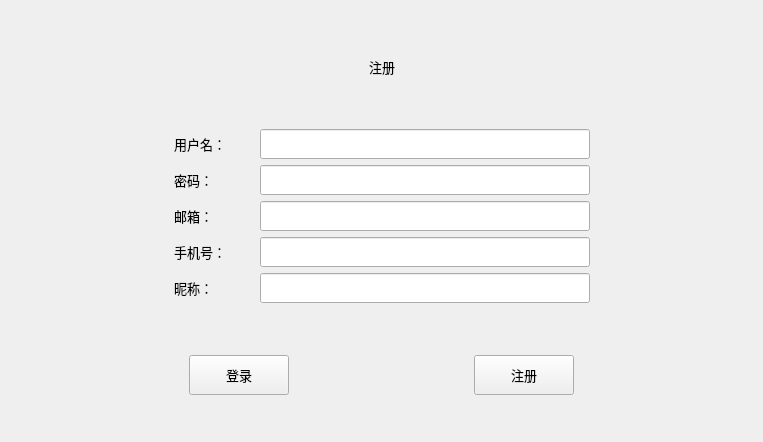
<?xml version="1.0" encoding="UTF-8"?>
<ui version="4.0">
 <class>NewUser</class>
 <widget class="QWidget" name="NewUser">
  <property name="geometry">
   <rect>
    <x>0</x>
    <y>0</y>
    <width>763</width>
    <height>442</height>
   </rect>
  </property>
  <property name="windowTitle">
   <string>Form</string>
  </property>
  <layout class="QGridLayout" name="gridLayout">
   <item row="0" column="0">
    <layout class="QVBoxLayout" name="verticalLayout">
     <item>
      <spacer name="verticalSpacer_3">
       <property name="orientation">
        <enum>Qt::Vertical</enum>
       </property>
       <property name="sizeHint" stdset="0">
        <size>
         <width>20</width>
         <height>17</height>
        </size>
       </property>
      </spacer>
     </item>
     <item>
      <layout class="QHBoxLayout" name="horizontalLayout_4">
       <item>
        <spacer name="horizontalSpacer_8">
         <property name="orientation">
          <enum>Qt::Horizontal</enum>
         </property>
         <property name="sizeHint" stdset="0">
          <size>
           <width>40</width>
           <height>20</height>
          </size>
         </property>
        </spacer>
       </item>
       <item>
        <widget class="QLabel" name="label_3">
         <property name="minimumSize">
          <size>
           <width>80</width>
           <height>30</height>
          </size>
         </property>
         <property name="maximumSize">
          <size>
           <width>80</width>
           <height>30</height>
          </size>
         </property>
         <property name="font">
          <font>
           <family>微软雅黑</family>
           <pointsize>10</pointsize>
           <weight>50</weight>
           <bold>false</bold>
          </font>
         </property>
         <property name="text">
          <string>注册</string>
         </property>
         <property name="alignment">
          <set>Qt::AlignCenter</set>
         </property>
        </widget>
       </item>
       <item>
        <spacer name="horizontalSpacer_9">
         <property name="orientation">
          <enum>Qt::Horizontal</enum>
         </property>
         <property name="sizeHint" stdset="0">
          <size>
           <width>40</width>
           <height>20</height>
          </size>
         </property>
        </spacer>
       </item>
      </layout>
     </item>
     <item>
      <spacer name="verticalSpacer_4">
       <property name="orientation">
        <enum>Qt::Vertical</enum>
       </property>
       <property name="sizeHint" stdset="0">
        <size>
         <width>20</width>
         <height>17</height>
        </size>
       </property>
      </spacer>
     </item>
     <item>
      <layout class="QHBoxLayout" name="horizontalLayout_2">
       <item>
        <spacer name="horizontalSpacer_3">
         <property name="orientation">
          <enum>Qt::Horizontal</enum>
         </property>
         <property name="sizeHint" stdset="0">
          <size>
           <width>40</width>
           <height>20</height>
          </size>
         </property>
        </spacer>
       </item>
       <item>
        <widget class="QLabel" name="label">
         <property name="minimumSize">
          <size>
           <width>80</width>
           <height>30</height>
          </size>
         </property>
         <property name="maximumSize">
          <size>
           <width>80</width>
           <height>30</height>
          </size>
         </property>
         <property name="font">
          <font>
           <family>微软雅黑</family>
           <pointsize>10</pointsize>
           <weight>50</weight>
           <bold>false</bold>
          </font>
         </property>
         <property name="text">
          <string>用户名：</string>
         </property>
        </widget>
       </item>
       <item>
        <widget class="QLineEdit" name="Newname">
         <property name="minimumSize">
          <size>
           <width>330</width>
           <height>30</height>
          </size>
         </property>
         <property name="maximumSize">
          <size>
           <width>330</width>
           <height>30</height>
          </size>
         </property>
         <property name="font">
          <font>
           <family>微软雅黑</family>
           <pointsize>10</pointsize>
           <weight>50</weight>
           <bold>false</bold>
          </font>
         </property>
        </widget>
       </item>
       <item>
        <spacer name="horizontalSpacer_6">
         <property name="orientation">
          <enum>Qt::Horizontal</enum>
         </property>
         <property name="sizeHint" stdset="0">
          <size>
           <width>40</width>
           <height>20</height>
          </size>
         </property>
        </spacer>
       </item>
      </layout>
     </item>
     <item>
      <layout class="QHBoxLayout" name="horizontalLayout_3">
       <item>
        <spacer name="horizontalSpacer_4">
         <property name="orientation">
          <enum>Qt::Horizontal</enum>
         </property>
         <property name="sizeHint" stdset="0">
          <size>
           <width>40</width>
           <height>20</height>
          </size>
         </property>
        </spacer>
       </item>
       <item>
        <widget class="QLabel" name="label_2">
         <property name="minimumSize">
          <size>
           <width>80</width>
           <height>30</height>
          </size>
         </property>
         <property name="maximumSize">
          <size>
           <width>80</width>
           <height>30</height>
          </size>
         </property>
         <property name="font">
          <font>
           <family>微软雅黑</family>
           <pointsize>10</pointsize>
           <weight>50</weight>
           <bold>false</bold>
          </font>
         </property>
         <property name="text">
          <string>密码：</string>
         </property>
        </widget>
       </item>
       <item>
        <widget class="QLineEdit" name="Newpassword">
         <property name="minimumSize">
          <size>
           <width>330</width>
           <height>30</height>
          </size>
         </property>
         <property name="maximumSize">
          <size>
           <width>330</width>
           <height>30</height>
          </size>
         </property>
         <property name="font">
          <font>
           <family>微软雅黑</family>
           <pointsize>10</pointsize>
           <weight>50</weight>
           <bold>false</bold>
          </font>
         </property>
        </widget>
       </item>
       <item>
        <spacer name="horizontalSpacer_7">
         <property name="orientation">
          <enum>Qt::Horizontal</enum>
         </property>
         <property name="sizeHint" stdset="0">
          <size>
           <width>40</width>
           <height>20</height>
          </size>
         </property>
        </spacer>
       </item>
      </layout>
     </item>
     <item>
      <layout class="QHBoxLayout" name="horizontalLayout_11">
       <item>
        <spacer name="horizontalSpacer_23">
         <property name="orientation">
          <enum>Qt::Horizontal</enum>
         </property>
         <property name="sizeHint" stdset="0">
          <size>
           <width>40</width>
           <height>20</height>
          </size>
         </property>
        </spacer>
       </item>
       <item>
        <widget class="QLabel" name="label_9">
         <property name="minimumSize">
          <size>
           <width>80</width>
           <height>30</height>
          </size>
         </property>
         <property name="maximumSize">
          <size>
           <width>80</width>
           <height>30</height>
          </size>
         </property>
         <property name="font">
          <font>
           <family>微软雅黑</family>
           <pointsize>10</pointsize>
           <weight>50</weight>
           <bold>false</bold>
          </font>
         </property>
         <property name="text">
          <string>邮箱：</string>
         </property>
        </widget>
       </item>
       <item>
        <widget class="QLineEdit" name="NewEmail">
         <property name="minimumSize">
          <size>
           <width>330</width>
           <height>30</height>
          </size>
         </property>
         <property name="maximumSize">
          <size>
           <width>330</width>
           <height>30</height>
          </size>
         </property>
         <property name="font">
          <font>
           <family>微软雅黑</family>
           <pointsize>10</pointsize>
           <weight>50</weight>
           <bold>false</bold>
          </font>
         </property>
        </widget>
       </item>
       <item>
        <spacer name="horizontalSpacer_24">
         <property name="orientation">
          <enum>Qt::Horizontal</enum>
         </property>
         <property name="sizeHint" stdset="0">
          <size>
           <width>40</width>
           <height>20</height>
          </size>
         </property>
        </spacer>
       </item>
      </layout>
     </item>
     <item>
      <layout class="QHBoxLayout" name="horizontalLayout_10">
       <item>
        <spacer name="horizontalSpacer_5">
         <property name="orientation">
          <enum>Qt::Horizontal</enum>
         </property>
         <property name="sizeHint" stdset="0">
          <size>
           <width>40</width>
           <height>20</height>
          </size>
         </property>
        </spacer>
       </item>
       <item>
        <widget class="QLabel" name="label_8">
         <property name="minimumSize">
          <size>
           <width>80</width>
           <height>30</height>
          </size>
         </property>
         <property name="maximumSize">
          <size>
           <width>80</width>
           <height>30</height>
          </size>
         </property>
         <property name="font">
          <font>
           <family>微软雅黑</family>
           <pointsize>10</pointsize>
           <weight>50</weight>
           <bold>false</bold>
          </font>
         </property>
         <property name="text">
          <string>手机号：</string>
         </property>
        </widget>
       </item>
       <item>
        <widget class="QLineEdit" name="NewPhone">
         <property name="minimumSize">
          <size>
           <width>330</width>
           <height>30</height>
          </size>
         </property>
         <property name="maximumSize">
          <size>
           <width>330</width>
           <height>30</height>
          </size>
         </property>
         <property name="font">
          <font>
           <family>微软雅黑</family>
           <pointsize>10</pointsize>
           <weight>50</weight>
           <bold>false</bold>
          </font>
         </property>
        </widget>
       </item>
       <item>
        <spacer name="horizontalSpacer_22">
         <property name="orientation">
          <enum>Qt::Horizontal</enum>
         </property>
         <property name="sizeHint" stdset="0">
          <size>
           <width>40</width>
           <height>20</height>
          </size>
         </property>
        </spacer>
       </item>
      </layout>
     </item>
     <item>
      <layout class="QHBoxLayout" name="horizontalLayout_12">
       <item>
        <spacer name="horizontalSpacer_25">
         <property name="orientation">
          <enum>Qt::Horizontal</enum>
         </property>
         <property name="sizeHint" stdset="0">
          <size>
           <width>40</width>
           <height>20</height>
          </size>
         </property>
        </spacer>
       </item>
       <item>
        <widget class="QLabel" name="label_10">
         <property name="minimumSize">
          <size>
           <width>80</width>
           <height>30</height>
          </size>
         </property>
         <property name="maximumSize">
          <size>
           <width>80</width>
           <height>30</height>
          </size>
         </property>
         <property name="font">
          <font>
           <family>微软雅黑</family>
           <pointsize>10</pointsize>
           <weight>50</weight>
           <bold>false</bold>
          </font>
         </property>
         <property name="text">
          <string>昵称：</string>
         </property>
        </widget>
       </item>
       <item>
        <widget class="QLineEdit" name="NewNickname">
         <property name="minimumSize">
          <size>
           <width>330</width>
           <height>30</height>
          </size>
         </property>
         <property name="maximumSize">
          <size>
           <width>330</width>
           <height>30</height>
          </size>
         </property>
         <property name="font">
          <font>
           <family>微软雅黑</family>
           <pointsize>10</pointsize>
           <weight>50</weight>
           <bold>false</bold>
          </font>
         </property>
        </widget>
       </item>
       <item>
        <spacer name="horizontalSpacer_26">
         <property name="orientation">
          <enum>Qt::Horizontal</enum>
         </property>
         <property name="sizeHint" stdset="0">
          <size>
           <width>40</width>
           <height>20</height>
          </size>
         </property>
        </spacer>
       </item>
      </layout>
     </item>
     <item>
      <spacer name="verticalSpacer">
       <property name="orientation">
        <enum>Qt::Vertical</enum>
       </property>
       <property name="sizeHint" stdset="0">
        <size>
         <width>14</width>
         <height>13</height>
        </size>
       </property>
      </spacer>
     </item>
     <item>
      <layout class="QHBoxLayout" name="horizontalLayout">
       <item>
        <spacer name="horizontalSpacer">
         <property name="orientation">
          <enum>Qt::Horizontal</enum>
         </property>
         <property name="sizeHint" stdset="0">
          <size>
           <width>40</width>
           <height>20</height>
          </size>
         </property>
        </spacer>
       </item>
       <item>
        <widget class="QPushButton" name="btnlogin">
         <property name="minimumSize">
          <size>
           <width>100</width>
           <height>40</height>
          </size>
         </property>
         <property name="maximumSize">
          <size>
           <width>80</width>
           <height>30</height>
          </size>
         </property>
         <property name="font">
          <font>
           <family>微软雅黑</family>
           <pointsize>10</pointsize>
           <weight>50</weight>
           <bold>false</bold>
          </font>
         </property>
         <property name="text">
          <string>登录</string>
         </property>
        </widget>
       </item>
       <item>
        <spacer name="horizontalSpacer_2">
         <property name="orientation">
          <enum>Qt::Horizontal</enum>
         </property>
         <property name="sizeHint" stdset="0">
          <size>
           <width>40</width>
           <height>20</height>
          </size>
         </property>
        </spacer>
       </item>
       <item>
        <widget class="QPushButton" name="btnNewUser">
         <property name="minimumSize">
          <size>
           <width>100</width>
           <height>40</height>
          </size>
         </property>
         <property name="maximumSize">
          <size>
           <width>80</width>
           <height>30</height>
          </size>
         </property>
         <property name="font">
          <font>
           <family>微软雅黑</family>
           <pointsize>10</pointsize>
           <weight>50</weight>
           <bold>false</bold>
          </font>
         </property>
         <property name="text">
          <string>注册</string>
         </property>
        </widget>
       </item>
       <item>
        <spacer name="horizontalSpacer_19">
         <property name="orientation">
          <enum>Qt::Horizontal</enum>
         </property>
         <property name="sizeHint" stdset="0">
          <size>
           <width>40</width>
           <height>20</height>
          </size>
         </property>
        </spacer>
       </item>
      </layout>
     </item>
     <item>
      <spacer name="verticalSpacer_2">
       <property name="orientation">
        <enum>Qt::Vertical</enum>
       </property>
       <property name="sizeHint" stdset="0">
        <size>
         <width>14</width>
         <height>13</height>
        </size>
       </property>
      </spacer>
     </item>
    </layout>
   </item>
  </layout>
 </widget>
 <resources/>
 <connections/>
</ui>
